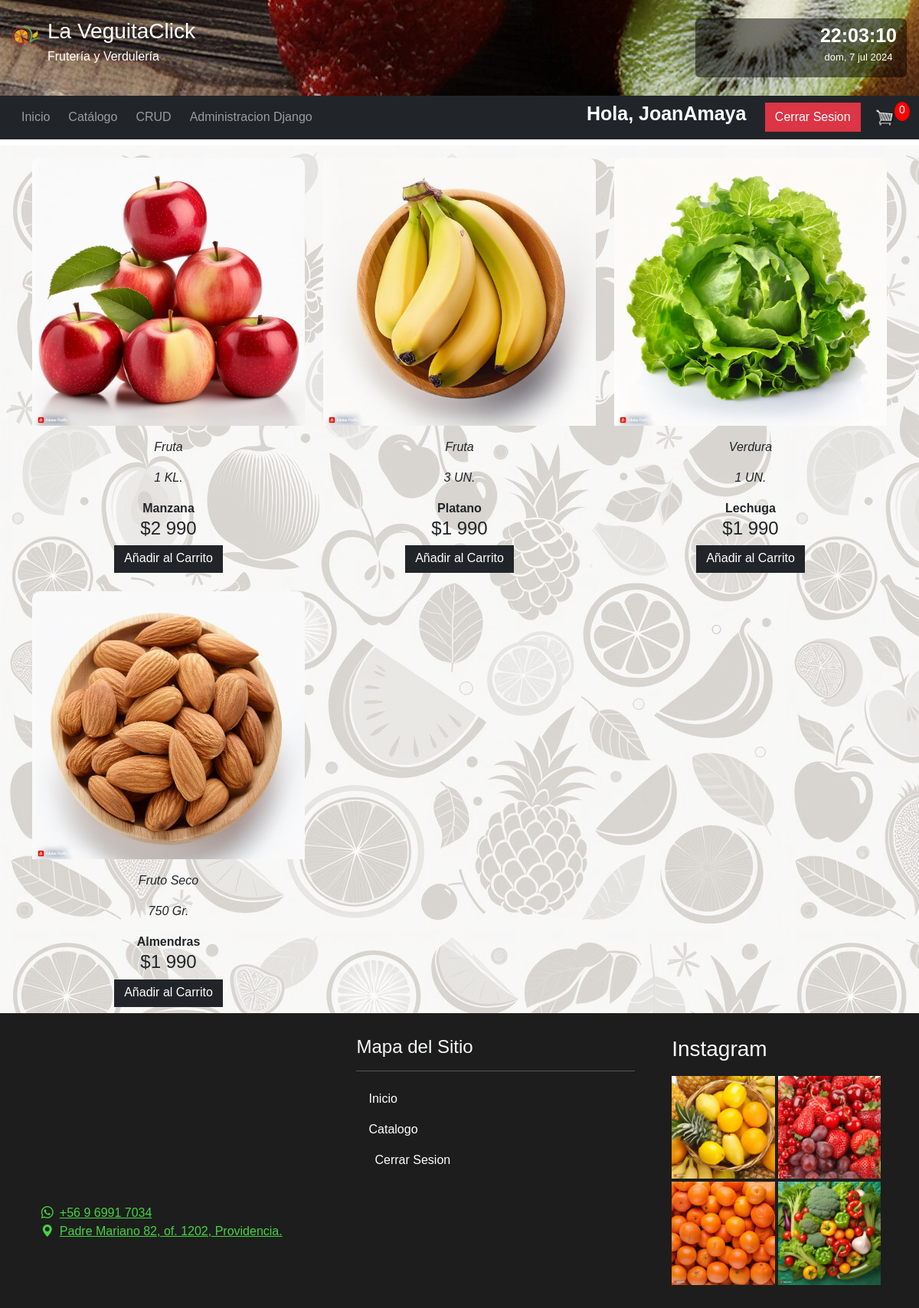
The page /products/ (signed in) on the database as committed earlier.
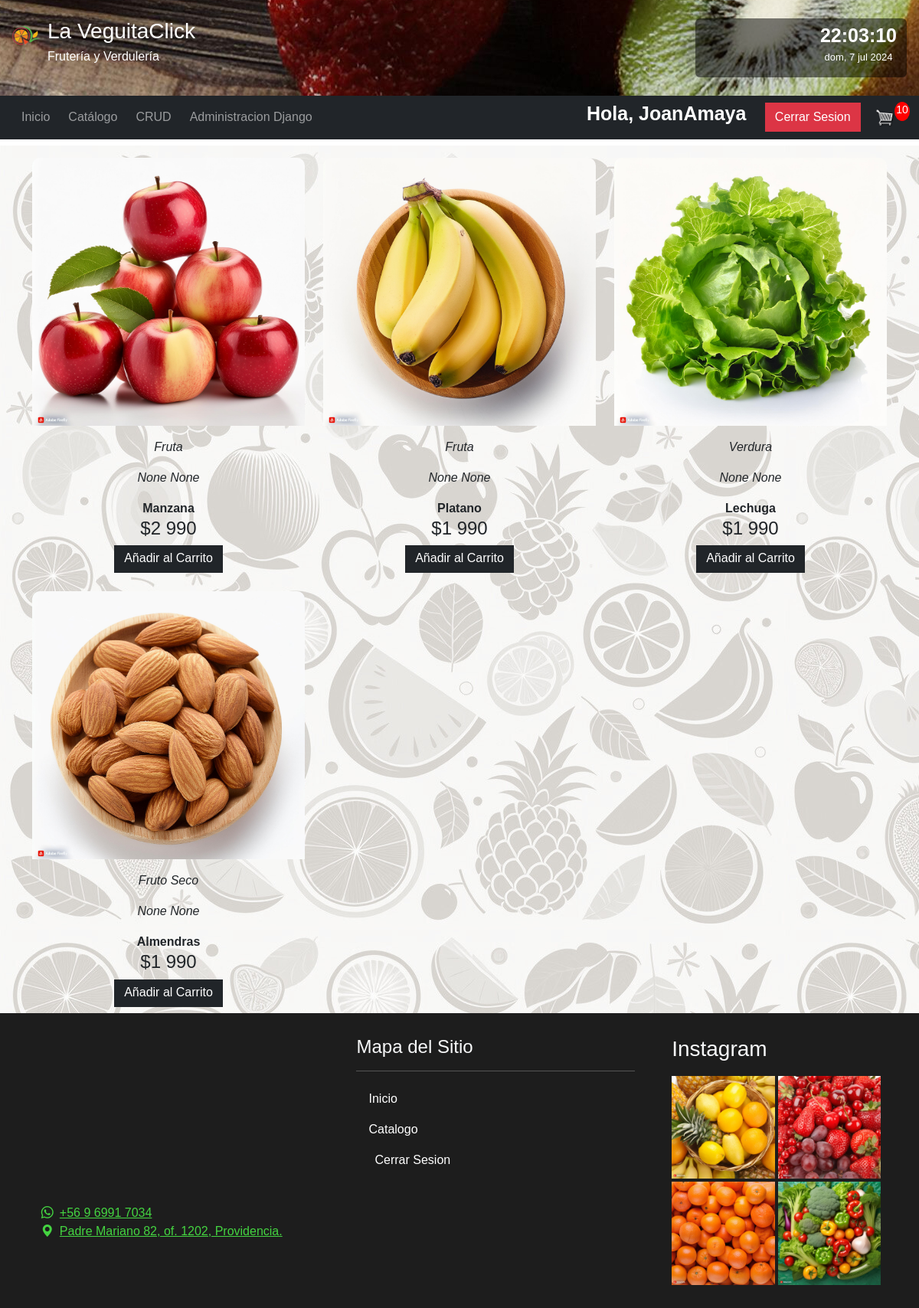
The same page on the database as committed later.
### core/models.py (models this page shows, shortened)
class Product(models.Model):
    name = models.CharField(max_length=200, verbose_name='Nombre')
    price = models.IntegerField(verbose_name='Precio')
    weight = models.IntegerField(verbose_name='Peso', null=True, blank=True)
    tipo = models.ForeignKey(ProductType,verbose_name='Tipo de Producto',on_delete=models.CASCADE, null=True)
    tipo_peso = models.ForeignKey(WeightType,verbose_name='Tipo de Peso',on_delete=models.CASCADE, null=True)
    digital = models.BooleanField(default=False, null=True, blank=False)
    image = models.ImageField(null=True, blank=True)

class WeightType(models.Model):
    tipo_peso = models.CharField(verbose_name='Tipo de Peso', max_length=50)
    created_at = models.DateTimeField(verbose_name='Fecha creación', auto_now_add=True)
    updated_at = models.DateTimeField(verbose_name='Fecha actualización', auto_now=True)
    def __str__(self) -> str:
        return self.tipo_peso

class ProductType(models.Model):
    tipo = models.CharField(verbose_name='Tipo de Producto', max_length=50)
    created_at = models.DateTimeField(verbose_name='Fecha creación', auto_now_add=True)
    updated_at = models.DateTimeField(verbose_name='Fecha actualización', auto_now=True)
    def __str__(self) -> str:
        return self.tipo

### core/views.py (the view)
# urls.py: path('products/', products, name='products'),
@login_required(login_url='login')
def products(request):
    data = cartData(request)
    cartItems = data['cartItems']
    products = Product.objects.all()
    context = {'products':products, 'cartItems':cartItems}
    return render(request, 'core/products.html', context)

### core/models.py (called while the page is built)
    @property
    def get_cart_items(self):
        orderitems = self.orderitem_set.all()
        total = sum([item.quantity for item in orderitems])
        return total

### core/utils.py (called while the page is built)
def cartData(request):
    if request.user.is_authenticated:
        customer, created = Customer.objects.get_or_create(email=request.user.email)
        customer.username = request.user.username
        customer.save()
        order, created = Order.objects.get_or_create(customer=customer, complete=False)
        items = order.orderitem_set.all()
        cartItems = order.get_cart_items
    else:
        cookieData = cookieCart(request)
        cartItems = cookieData['cartItems']
        order = cookieData['order']
        items = cookieData['items']
    return {'cartItems': cartItems, 'order': order, 'items':items}

### core/templates/core/products.html (shortened to what this page needs)
{% extends 'core/base.html' %}
{% load static %}
{% load humanize %}
{% block body %}
<section class="container mt-4">
    <div class="row row-cols-1 row-cols-md-1 row-cols-lg-3 gy-3">
        {% for p in products %}
        <div class="col">
            <div class="container-items">
              <div class="item">
                <figure>
                {% if p.image %}
                <img src="{{p.image.url}}"  alt="{{p.name}}">
                {% else %}
                <img src="{% static 'crud/img/image_not_found.jpg' %}"  alt="Image not found">
                {% endif  %}
                </figure>
                  <div class="container text-center">
                    <p class="card-text fst-italic">
                        <a>{{p.tipo}}</a>
                    </p>
                    <p class="card-text fst-italic">
                      <a>{{p.weight}} {{p.tipo_peso}}</a>
                  </p>
                    <p class="card-title fw-bold">{{p.name}}</p>
                    <h4 class="card-text">${{p.price|intcomma}}</h4>
                    <a data-product="{{p.id}}" data-action="add" class="btn btn-dark pt-1 mb-2 add-btn update-cart" href="#">Añadir al Carrito</a>
                  </div>
              </div>
            </div>
        </div>
        {% endfor %}
    </div>
</section>
{% endblock %}

### core/templates/core/base.html (shortened to what the changed rows need)
<!DOCTYPE html>
<html lang="es">
<head>
    {% load static %}
    <link href="https://cdn.jsdelivr.net/npm/bootstrap@5.3.0-alpha3/dist/css/bootstrap.min.css" rel="stylesheet">
    <link rel="stylesheet" href="https://cdn.jsdelivr.net/npm/bootstrap-icons@1.10.5/font/bootstrap-icons.css">
    <link rel="stylesheet" href="{% static 'core/css/styles.css' %}">
</head>
<body data-bs-theme="light" id="body" >
  <header>
    <nav class="navbar navbar-expand-lg navbar-dark bg-dark text-white">
      <div class="container-fluid">
        <div class="collapse navbar-collapse" id="navbarTogglerDemo03">
          <ul class="navbar-nav me-auto mb-2 mb-lg-0">
          </ul>
          {% if request.user.is_authenticated %}
              <div class="form-inline my-2 my-lg-0">
                  <span class="hello-msg">Hola, {{request.user}}</span>
                  <a href="{% url 'logout' %}"class="btn btn-danger">Cerrar Sesion</a>
                  <a href="{% url 'carrito' %}">
                    <img id="cart-icon" src="{% static 'core/img/6+cart.png' %}">
                 </a>
              </div>
              </div>
                  <p id="cart-total">{{cartItems}}</p>
              </div>
          {% else %}
           <div class="form-inline my-2 my-lg-0">
             <a href="{% url 'register' %}"class="btn btn-warning">Registrate!</a>
             <a href="{% url 'register' %}"class="btn btn-success">Iniciar Sesion</a>
           </div>
           </div>
          {% endif %}
    </nav>
  </header>
  <main>
    {% block body %}{% endblock %}
</main>
</body>
</html>

Rows that differ between the two databases and show on the page:
changed Product "Manzana": weight "1" → "None"; tipo_peso "KL." → "None"
changed Product "Platano": weight "3" → "None"; tipo_peso "UN." → "None"
changed Product "Lechuga": weight "1" → "None"; tipo_peso "UN." → "None"
changed Product "Almendras": weight "750" → "None"; tipo_peso "Gr." → "None"
Other text that changed with them:
{{ cartItems }}: "0" → "10"
